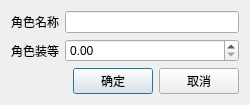
<?xml version="1.0" encoding="UTF-8"?>
<ui version="4.0">
 <class>CharacterSetting</class>
 <widget class="QDialog" name="CharacterSetting">
  <property name="geometry">
   <rect>
    <x>0</x>
    <y>0</y>
    <width>250</width>
    <height>102</height>
   </rect>
  </property>
  <property name="windowTitle">
   <string>角色设置</string>
  </property>
  <layout class="QHBoxLayout" name="horizontalLayout">
   <item>
    <layout class="QGridLayout" name="gridLayout">
     <item row="0" column="0" colspan="2">
      <widget class="QLabel" name="label">
       <property name="text">
        <string>角色名称</string>
       </property>
      </widget>
     </item>
     <item row="0" column="2">
      <widget class="QLineEdit" name="m_lineedit_character_nickname"/>
     </item>
     <item row="1" column="0" colspan="2">
      <widget class="QLabel" name="label_2">
       <property name="text">
        <string>角色装等</string>
       </property>
      </widget>
     </item>
     <item row="1" column="2">
      <widget class="QDoubleSpinBox" name="m_doubleSpinBox_character_score">
       <property name="maximum">
        <double>99999.000000000000000</double>
       </property>
       <property name="singleStep">
        <double>2.500000000000000</double>
       </property>
      </widget>
     </item>
     <item row="2" column="0" colspan="3">
      <layout class="QHBoxLayout" name="horizontalLayout_2">
       <item>
        <spacer name="horizontalSpacer">
         <property name="orientation">
          <enum>Qt::Horizontal</enum>
         </property>
         <property name="sizeHint" stdset="0">
          <size>
           <width>40</width>
           <height>20</height>
          </size>
         </property>
        </spacer>
       </item>
       <item>
        <widget class="QPushButton" name="m_pushButton_accept">
         <property name="text">
          <string>确定</string>
         </property>
        </widget>
       </item>
       <item>
        <widget class="QPushButton" name="m_pushButton_reject">
         <property name="text">
          <string>取消</string>
         </property>
        </widget>
       </item>
      </layout>
     </item>
    </layout>
   </item>
  </layout>
 </widget>
 <resources/>
 <connections>
  <connection>
   <sender>m_pushButton_accept</sender>
   <signal>clicked()</signal>
   <receiver>CharacterSetting</receiver>
   <slot>accept()</slot>
   <hints>
    <hint type="sourcelabel">
     <x>97</x>
     <y>70</y>
    </hint>
    <hint type="destinationlabel">
     <x>114</x>
     <y>45</y>
    </hint>
   </hints>
  </connection>
  <connection>
   <sender>m_pushButton_reject</sender>
   <signal>clicked()</signal>
   <receiver>CharacterSetting</receiver>
   <slot>reject()</slot>
   <hints>
    <hint type="sourcelabel">
     <x>181</x>
     <y>70</y>
    </hint>
    <hint type="destinationlabel">
     <x>114</x>
     <y>45</y>
    </hint>
   </hints>
  </connection>
 </connections>
</ui>
